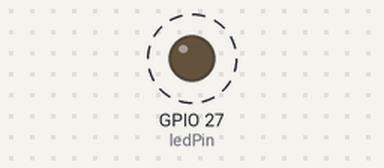
Bench run of a sketch on a simulated ESP32. On the bench: output pins drawn as LEDs (lit = HIGH). Dashed ring = blinking.

Above: at 0.5 s.
Timing chart, 0 to 4.6 s (numbered marks = the images above):
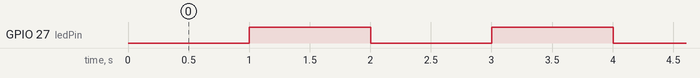

Measured:
- by itself, GPIO 27 (ledPin): alternates HIGH for 1.0 s and LOW for 1.0 s

The sketch:

Marlin_Blink_Sketch.ino
```cpp
const int ledPin =  27;
int ledState = LOW;
long previousMillis = 0;
long interval = 1000;

void setup() {
  pinMode(ledPin, OUTPUT);
}

void loop()
{
  unsigned long currentMillis = millis();

  if(currentMillis - previousMillis > interval) {
    previousMillis = currentMillis;
    if (ledState == LOW)
      ledState = HIGH;
    else
      ledState = LOW;
    digitalWrite(ledPin, ledState);
  }
}
```
